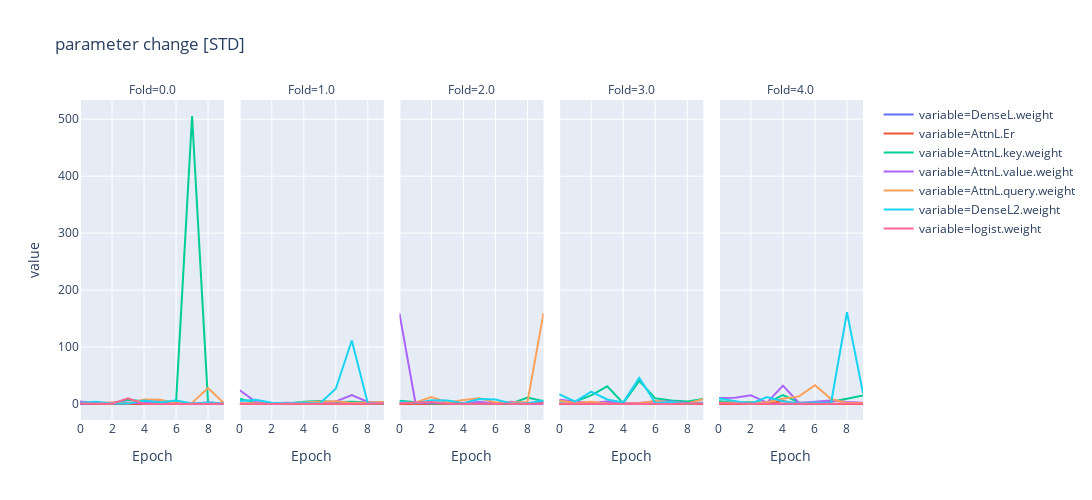

The notebook cell saved with this chart:
### Code cell
df2 = record_df['std']
df3 = pd.melt(df2, id_vars=['Fold', 'Epoch'], value_vars=df2.columns[2:])
px.line(df3, x="Epoch", y="value", color="variable", facet_col='Fold', width=2000, height=500, title='parameter change [STD]')

### Figure 1 — Plotly figure (JSON) as saved in the notebook; plotly's stock layout.template omitted (floating-point values rounded to 4 significant figures)
{"data": [{"hoverlabel": {"namelength": 0}, "hovertemplate": "variable=DenseL.weight<br>Fold=0.0<br>Epoch=%{x}<br>value=%{y}", "legendgroup": "variable=DenseL.weight", "line": {"color": "#636efa", "dash": "solid"}, "mode": "lines", "name": "variable=DenseL.weight", "showlegend": true, "type": "scatter", "x": [0, 1, 2, 3, 4, 5, 6, 7, 8, 9], "xaxis": "x", "y": [0, 0, 0, 0, 0, 0, 0, 0, 0, 0], "yaxis": "y"}, {"hoverlabel": {"namelength": 0}, "hovertemplate": "variable=DenseL.weight<br>Fold=1.0<br>Epoch=%{x}<br>value=%{y}", "legendgroup": "variable=DenseL.weight", "line": {"color": "#636efa", "dash": "solid"}, "mode": "lines", "name": "variable=DenseL.weight", "showlegend": false, "type": "scatter", "x": [0, 1, 2, 3, 4, 5, 6, 7, 8, 9], "xaxis": "x2", "y": [0, 0, 0, 0, 0, 0, 0, 0, 0, 0], "yaxis": "y2"}, {"hoverlabel": {"namelength": 0}, "hovertemplate": "variable=DenseL.weight<br>Fold=2.0<br>Epoch=%{x}<br>value=%{y}", "legendgroup": "variable=DenseL.weight", "line": {"color": "#636efa", "dash": "solid"}, "mode": "lines", "name": "variable=DenseL.weight", "showlegend": false, "type": "scatter", "x": [0, 1, 2, 3, 4, 5, 6, 7, 8, 9], "xaxis": "x3", "y": [0, 0, 0, 0, 0, 0, 0, 0, 0, 0], "yaxis": "y3"}, {"hoverlabel": {"namelength": 0}, "hovertemplate": "variable=DenseL.weight<br>Fold=3.0<br>Epoch=%{x}<br>value=%{y}", "legendgroup": "variable=DenseL.weight", "line": {"color": "#636efa", "dash": "solid"}, "mode": "lines", "name": "variable=DenseL.weight", "showlegend": false, "type": "scatter", "x": [0, 1, 2, 3, 4, 5, 6, 7, 8, 9], "xaxis": "x4", "y": [0, 0, 0, 0, 0, 0, 0, 0, 0, 0], "yaxis": "y4"}, {"hoverlabel": {"namelength": 0}, "hovertemplate": "variable=DenseL.weight<br>Fold=4.0<br>Epoch=%{x}<br>value=%{y}", "legendgroup": "variable=DenseL.weight", "line": {"color": "#636efa", "dash": "solid"}, "mode": "lines", "name": "variable=DenseL.weight", "showlegend": false, "type": "scatter", "x": [0, 1, 2, 3, 4, 5, 6, 7, 8, 9], "xaxis": "x5", "y": [0, 0, 0, 0, 0, 0, 0, 0, 0, 0], "yaxis": "y5"}, {"hoverlabel": {"namelength": 0}, "hovertemplate": "variable=AttnL.Er<br>Fold=0.0<br>Epoch=%{x}<br>value=%{y}", "legendgroup": "variable=AttnL.Er", "line": {"color": "#EF553B", "dash": "solid"}, "mode": "lines", "name": "variable=AttnL.Er", "showlegend": true, "type": "scatter", "x": [0, 1, 2, 3, 4, 5, 6, 7, 8, 9], "xaxis": "x", "y": [1.6, 0.1087, 0.3649, 0.08545, 0.1993, 0.1152, 0.8205, 0.2059, 0.1391, 0.2018], "yaxis": "y"}, {"hoverlabel": {"namelength": 0}, "hovertemplate": "variable=AttnL.Er<br>Fold=1.0<br>Epoch=%{x}<br>value=%{y}", "legendgroup": "variable=AttnL.Er", "line": {"color": "#EF553B", "dash": "solid"}, "mode": "lines", "name": "variable=AttnL.Er", "showlegend": false, "type": "scatter", "x": [0, 1, 2, 3, 4, 5, 6, 7, 8, 9], "xaxis": "x2", "y": [0.1295, 0.1503, 0.05824, 0.0402, 0.7682, 0.09479, 0.2225, 0.8226, 0.06942, 0.1649], "yaxis": "y2"}, {"hoverlabel": {"namelength": 0}, "hovertemplate": "variable=AttnL.Er<br>Fold=2.0<br>Epoch=%{x}<br>value=%{y}", "legendgroup": "variable=AttnL.Er", "line": {"color": "#EF553B", "dash": "solid"}, "mode": "lines", "name": "variable=AttnL.Er", "showlegend": false, "type": "scatter", "x": [0, 1, 2, 3, 4, 5, 6, 7, 8, 9], "xaxis": "x3", "y": [0.05077, 0.03702, 0.165, 0.2369, 0.05167, 0.213, 0.05645, 0.09404, 0.4066, 3.339], "yaxis": "y3"}, {"hoverlabel": {"namelength": 0}, "hovertemplate": "variable=AttnL.Er<br>Fold=3.0<br>Epoch=%{x}<br>value=%{y}", "legendgroup": "variable=AttnL.Er", "line": {"color": "#EF553B", "dash": "solid"}, "mode": "lines", "name": "variable=AttnL.Er", "showlegend": false, "type": "scatter", "x": [0, 1, 2, 3, 4, 5, 6, 7, 8, 9], "xaxis": "x4", "y": [0.05803, 0.2042, 0.05721, 1.286, 0.08337, 1.142, 0.04868, 0.09844, 0.09186, 0.08636], "yaxis": "y4"}, {"hoverlabel": {"namelength": 0}, "hovertemplate": "variable=AttnL.Er<br>Fold=4.0<br>Epoch=%{x}<br>value=%{y}", "legendgroup": "variable=AttnL.Er", "line": {"color": "#EF553B", "dash": "solid"}, "mode": "lines", "name": "variable=AttnL.Er", "showlegend": false, "type": "scatter", "x": [0, 1, 2, 3, 4, 5, 6, 7, 8, 9], "xaxis": "x5", "y": [0.1661, 0.6307, 0.1034, 0.1321, 5.357, 0.04827, 0.1467, 0.05141, 0.2973, 0.09233], "yaxis": "y5"}, {"hoverlabel": {"namelength": 0}, "hovertemplate": "variable=AttnL.key.weight<br>Fold=0.0<br>Epoch=%{x}<br>value=%{y}", "legendgroup": "variable=AttnL.key.weight", "line": {"color": "#00cc96", "dash": "solid"}, "mode": "lines", "name": "variable=AttnL.key.weight", "showlegend": true, "type": "scatter", "x": [0, 1, 2, 3, 4, 5, 6, 7, 8, 9], "xaxis": "x", "y": [2.9, 2.499, 1.287, 7.29, 4.286, 2.098, 2.379, 505.7, 2.642, 0.8758], "yaxis": "y"}, {"hoverlabel": {"namelength": 0}, "hovertemplate": "variable=AttnL.key.weight<br>Fold=1.0<br>Epoch=%{x}<br>value=%{y}", "legendgroup": "variable=AttnL.key.weight", "line": {"color": "#00cc96", "dash": "solid"}, "mode": "lines", "name": "variable=AttnL.key.weight", "showlegend": false, "type": "scatter", "x": [0, 1, 2, 3, 4, 5, 6, 7, 8, 9], "xaxis": "x2", "y": [9.375, 1.562, 0.8015, 0.8542, 3.755, 5.062, 3.336, 3.793, 2.708, 3.525], "yaxis": "y2"}, {"hoverlabel": {"namelength": 0}, "hovertemplate": "variable=AttnL.key.weight<br>Fold=2.0<br>Epoch=%{x}<br>value=%{y}", "legendgroup": "variable=AttnL.key.weight", "line": {"color": "#00cc96", "dash": "solid"}, "mode": "lines", "name": "variable=AttnL.key.weight", "showlegend": false, "type": "scatter", "x": [0, 1, 2, 3, 4, 5, 6, 7, 8, 9], "xaxis": "x3", "y": [5.495, 2.86, 0.8608, 1.178, 1.673, 1.004, 0.6809, 0.8097, 11.48, 4.932], "yaxis": "y3"}, {"hoverlabel": {"namelength": 0}, "hovertemplate": "variable=AttnL.key.weight<br>Fold=3.0<br>Epoch=%{x}<br>value=%{y}", "legendgroup": "variable=AttnL.key.weight", "line": {"color": "#00cc96", "dash": "solid"}, "mode": "lines", "name": "variable=AttnL.key.weight", "showlegend": false, "type": "scatter", "x": [0, 1, 2, 3, 4, 5, 6, 7, 8, 9], "xaxis": "x4", "y": [4.361, 4.59, 15.22, 31.03, 1.274, 40.55, 9.953, 6.285, 4.454, 8.979], "yaxis": "y4"}, {"hoverlabel": {"namelength": 0}, "hovertemplate": "variable=AttnL.key.weight<br>Fold=4.0<br>Epoch=%{x}<br>value=%{y}", "legendgroup": "variable=AttnL.key.weight", "line": {"color": "#00cc96", "dash": "solid"}, "mode": "lines", "name": "variable=AttnL.key.weight", "showlegend": false, "type": "scatter", "x": [0, 1, 2, 3, 4, 5, 6, 7, 8, 9], "xaxis": "x5", "y": [4.854, 2.569, 3.053, 1.995, 15.61, 2.734, 1.371, 4.062, 9.295, 15.11], "yaxis": "y5"}, {"hoverlabel": {"namelength": 0}, "hovertemplate": "variable=AttnL.value.weight<br>Fold=0.0<br>Epoch=%{x}<br>value=%{y}", "legendgroup": "variable=AttnL.value.weight", "line": {"color": "#ab63fa", "dash": "solid"}, "mode": "lines", "name": "variable=AttnL.value.weight", "showlegend": true, "type": "scatter", "x": [0, 1, 2, 3, 4, 5, 6, 7, 8, 9], "xaxis": "x", "y": [4.177, 1.362, 2.391, 2.598, 1.409, 6.151, 2.248, 0.6199, 2.494, 0.6564], "yaxis": "y"}, {"hoverlabel": {"namelength": 0}, "hovertemplate": "variable=AttnL.value.weight<br>Fold=1.0<br>Epoch=%{x}<br>value=%{y}", "legendgroup": "variable=AttnL.value.weight", "line": {"color": "#ab63fa", "dash": "solid"}, "mode": "lines", "name": "variable=AttnL.value.weight", "showlegend": false, "type": "scatter", "x": [0, 1, 2, 3, 4, 5, 6, 7, 8, 9], "xaxis": "x2", "y": [24.21, 3.686, 1.214, 2.389, 1.27, 3.243, 4.434, 15.73, 3.514, 1.448], "yaxis": "y2"}, {"hoverlabel": {"namelength": 0}, "hovertemplate": "variable=AttnL.value.weight<br>Fold=2.0<br>Epoch=%{x}<br>value=%{y}", "legendgroup": "variable=AttnL.value.weight", "line": {"color": "#ab63fa", "dash": "solid"}, "mode": "lines", "name": "variable=AttnL.value.weight", "showlegend": false, "type": "scatter", "x": [0, 1, 2, 3, 4, 5, 6, 7, 8, 9], "xaxis": "x3", "y": [159.1, 1.781, 2.126, 1.443, 1.844, 3.369, 1.425, 4.144, 1.369, 0.8653], "yaxis": "y3"}, {"hoverlabel": {"namelength": 0}, "hovertemplate": "variable=AttnL.value.weight<br>Fold=3.0<br>Epoch=%{x}<br>value=%{y}", "legendgroup": "variable=AttnL.value.weight", "line": {"color": "#ab63fa", "dash": "solid"}, "mode": "lines", "name": "variable=AttnL.value.weight", "showlegend": false, "type": "scatter", "x": [0, 1, 2, 3, 4, 5, 6, 7, 8, 9], "xaxis": "x4", "y": [7.459, 4.994, 1.633, 4.179, 0.8344, 1.804, 4.665, 4.344, 1.174, 2.372], "yaxis": "y4"}, {"hoverlabel": {"namelength": 0}, "hovertemplate": "variable=AttnL.value.weight<br>Fold=4.0<br>Epoch=%{x}<br>value=%{y}", "legendgroup": "variable=AttnL.value.weight", "line": {"color": "#ab63fa", "dash": "solid"}, "mode": "lines", "name": "variable=AttnL.value.weight", "showlegend": false, "type": "scatter", "x": [0, 1, 2, 3, 4, 5, 6, 7, 8, 9], "xaxis": "x5", "y": [10.51, 11.08, 15.26, 2.464, 32.17, 1.945, 3.771, 6.168, 3.674, 2.412], "yaxis": "y5"}, {"hoverlabel": {"namelength": 0}, "hovertemplate": "variable=AttnL.query.weight<br>Fold=0.0<br>Epoch=%{x}<br>value=%{y}", "legendgroup": "variable=AttnL.query.weight", "line": {"color": "#FFA15A", "dash": "solid"}, "mode": "lines", "name": "variable=AttnL.query.weight", "showlegend": true, "type": "scatter", "x": [0, 1, 2, 3, 4, 5, 6, 7, 8, 9], "xaxis": "x", "y": [2.098, 1.579, 2.479, 1.04, 7.748, 7.343, 1.401, 2.006, 28.04, 1.412], "yaxis": "y"}, {"hoverlabel": {"namelength": 0}, "hovertemplate": "variable=AttnL.query.weight<br>Fold=1.0<br>Epoch=%{x}<br>value=%{y}", "legendgroup": "variable=AttnL.query.weight", "line": {"color": "#FFA15A", "dash": "solid"}, "mode": "lines", "name": "variable=AttnL.query.weight", "showlegend": false, "type": "scatter", "x": [0, 1, 2, 3, 4, 5, 6, 7, 8, 9], "xaxis": "x2", "y": [1.255, 1.453, 1.71, 0.6652, 2.881, 3.481, 5.031, 1.684, 3.027, 3.425], "yaxis": "y2"}, {"hoverlabel": {"namelength": 0}, "hovertemplate": "variable=AttnL.query.weight<br>Fold=2.0<br>Epoch=%{x}<br>value=%{y}", "legendgroup": "variable=AttnL.query.weight", "line": {"color": "#FFA15A", "dash": "solid"}, "mode": "lines", "name": "variable=AttnL.query.weight", "showlegend": false, "type": "scatter", "x": [0, 1, 2, 3, 4, 5, 6, 7, 8, 9], "xaxis": "x3", "y": [1.653, 2.54, 12.0, 2.757, 6.868, 10.09, 2.732, 2.53, 3.719, 159.8], "yaxis": "y3"}, {"hoverlabel": {"namelength": 0}, "hovertemplate": "variable=AttnL.query.weight<br>Fold=3.0<br>Epoch=%{x}<br>value=%{y}", "legendgroup": "variable=AttnL.query.weight", "line": {"color": "#FFA15A", "dash": "solid"}, "mode": "lines", "name": "variable=AttnL.query.weight", "showlegend": false, "type": "scatter", "x": [0, 1, 2, 3, 4, 5, 6, 7, 8, 9], "xaxis": "x4", "y": [5.974, 1.621, 4.004, 1.095, 0.4121, 1.151, 5.133, 3.678, 0.9404, 8.345], "yaxis": "y4"}, {"hoverlabel": {"namelength": 0}, "hovertemplate": "variable=AttnL.query.weight<br>Fold=4.0<br>Epoch=%{x}<br>value=%{y}", "legendgroup": "variable=AttnL.query.weight", "line": {"color": "#FFA15A", "dash": "solid"}, "mode": "lines", "name": "variable=AttnL.query.weight", "showlegend": false, "type": "scatter", "x": [0, 1, 2, 3, 4, 5, 6, 7, 8, 9], "xaxis": "x5", "y": [1.936, 3.077, 0.9702, 3.191, 9.238, 13.35, 33.04, 8.789, 1.614, 1.645], "yaxis": "y5"}, {"hoverlabel": {"namelength": 0}, "hovertemplate": "variable=DenseL2.weight<br>Fold=0.0<br>Epoch=%{x}<br>value=%{y}", "legendgroup": "variable=DenseL2.weight", "line": {"color": "#19d3f3", "dash": "solid"}, "mode": "lines", "name": "variable=DenseL2.weight", "showlegend": true, "type": "scatter", "x": [0, 1, 2, 3, 4, 5, 6, 7, 8, 9], "xaxis": "x", "y": [2.016, 3.786, 0.9492, 0.6858, 6.324, 3.307, 6.217, 0.8068, 2.717, 1.052], "yaxis": "y"}, {"hoverlabel": {"namelength": 0}, "hovertemplate": "variable=DenseL2.weight<br>Fold=1.0<br>Epoch=%{x}<br>value=%{y}", "legendgroup": "variable=DenseL2.weight", "line": {"color": "#19d3f3", "dash": "solid"}, "mode": "lines", "name": "variable=DenseL2.weight", "showlegend": false, "type": "scatter", "x": [0, 1, 2, 3, 4, 5, 6, 7, 8, 9], "xaxis": "x2", "y": [5.471, 7.636, 2.155, 1.428, 2.451, 0.8026, 26.69, 111.5, 1.297, 1.483], "yaxis": "y2"}, {"hoverlabel": {"namelength": 0}, "hovertemplate": "variable=DenseL2.weight<br>Fold=2.0<br>Epoch=%{x}<br>value=%{y}", "legendgroup": "variable=DenseL2.weight", "line": {"color": "#19d3f3", "dash": "solid"}, "mode": "lines", "name": "variable=DenseL2.weight", "showlegend": false, "type": "scatter", "x": [0, 1, 2, 3, 4, 5, 6, 7, 8, 9], "xaxis": "x3", "y": [3.766, 1.16, 6.617, 6.136, 1.385, 8.706, 7.795, 0.8652, 1.125, 5.974], "yaxis": "y3"}, {"hoverlabel": {"namelength": 0}, "hovertemplate": "variable=DenseL2.weight<br>Fold=3.0<br>Epoch=%{x}<br>value=%{y}", "legendgroup": "variable=DenseL2.weight", "line": {"color": "#19d3f3", "dash": "solid"}, "mode": "lines", "name": "variable=DenseL2.weight", "showlegend": false, "type": "scatter", "x": [0, 1, 2, 3, 4, 5, 6, 7, 8, 9], "xaxis": "x4", "y": [17.11, 4.004, 21.62, 7.872, 2.8, 45.88, 2.302, 3.358, 0.6668, 2.136], "yaxis": "y4"}, {"hoverlabel": {"namelength": 0}, "hovertemplate": "variable=DenseL2.weight<br>Fold=4.0<br>Epoch=%{x}<br>value=%{y}", "legendgroup": "variable=DenseL2.weight", "line": {"color": "#19d3f3", "dash": "solid"}, "mode": "lines", "name": "variable=DenseL2.weight", "showlegend": false, "type": "scatter", "x": [0, 1, 2, 3, 4, 5, 6, 7, 8, 9], "xaxis": "x5", "y": [9.595, 5.396, 0.5956, 12.16, 4.7, 0.8716, 2.488, 1.106, 161.1, 19.02], "yaxis": "y5"}, {"hoverlabel": {"namelength": 0}, "hovertemplate": "variable=logist.weight<br>Fold=0.0<br>Epoch=%{x}<br>value=%{y}", "legendgroup": "variable=logist.weight", "line": {"color": "#FF6692", "dash": "solid"}, "mode": "lines", "name": "variable=logist.weight", "showlegend": true, "type": "scatter", "x": [0, 1, 2, 3, 4, 5, 6, 7, 8, 9], "xaxis": "x", "y": [0.8786, 0.6091, 0.564, 9.833, 0.2344, 0.1724, 0.13, 0.2748, 0.1225, 0.272], "yaxis": "y"}, {"hoverlabel": {"namelength": 0}, "hovertemplate": "variable=logist.weight<br>Fold=1.0<br>Epoch=%{x}<br>value=%{y}", "legendgroup": "variable=logist.weight", "line": {"color": "#FF6692", "dash": "solid"}, "mode": "lines", "name": "variable=logist.weight", "showlegend": false, "type": "scatter", "x": [0, 1, 2, 3, 4, 5, 6, 7, 8, 9], "xaxis": "x2", "y": [0.357, 0.8875, 0.1323, 0.4092, 0.3783, 0.1457, 0.2022, 0.09593, 0.4716, 1.838], "yaxis": "y2"}, {"hoverlabel": {"namelength": 0}, "hovertemplate": "variable=logist.weight<br>Fold=2.0<br>Epoch=%{x}<br>value=%{y}", "legendgroup": "variable=logist.weight", "line": {"color": "#FF6692", "dash": "solid"}, "mode": "lines", "name": "variable=logist.weight", "showlegend": false, "type": "scatter", "x": [0, 1, 2, 3, 4, 5, 6, 7, 8, 9], "xaxis": "x3", "y": [1.208, 2.848, 3.397, 0.2827, 0.2399, 0.4388, 0.1827, 0.1333, 1.264, 0.3437], "yaxis": "y3"}, {"hoverlabel": {"namelength": 0}, "hovertemplate": "variable=logist.weight<br>Fold=3.0<br>Epoch=%{x}<br>value=%{y}", "legendgroup": "variable=logist.weight", "line": {"color": "#FF6692", "dash": "solid"}, "mode": "lines", "name": "variable=logist.weight", "showlegend": false, "type": "scatter", "x": [0, 1, 2, 3, 4, 5, 6, 7, 8, 9], "xaxis": "x4", "y": [0.6135, 0.4267, 0.1995, 0.2792, 0.2064, 0.5154, 0.2391, 0.1249, 1.309, 1.042], "yaxis": "y4"}, {"hoverlabel": {"namelength": 0}, "hovertemplate": "variable=logist.weight<br>Fold=4.0<br>Epoch=%{x}<br>value=%{y}", "legendgroup": "variable=logist.weight", "line": {"color": "#FF6692", "dash": "solid"}, "mode": "lines", "name": "variable=logist.weight", "showlegend": false, "type": "scatter", "x": [0, 1, 2, 3, 4, 5, 6, 7, 8, 9], "xaxis": "x5", "y": [1.22, 0.2126, 0.3134, 0.3289, 0.6404, 0.8711, 0.9225, 0.3049, 0.6579, 0.7503], "yaxis": "y5"}], "layout": {"annotations": [{"font": {}, "showarrow": false, "text": "Fold=0.0", "x": 0.092, "xanchor": "center", "xref": "paper", "y": 1, "yanchor": "bottom", "yref": "paper"}, {"font": {}, "showarrow": false, "text": "Fold=1.0", "x": 0.296, "xanchor": "center", "xref": "paper", "y": 1, "yanchor": "bottom", "yref": "paper"}, {"font": {}, "showarrow": false, "text": "Fold=2.0", "x": 0.5, "xanchor": "center", "xref": "paper", "y": 1, "yanchor": "bottom", "yref": "paper"}, {"font": {}, "showarrow": false, "text": "Fold=3.0", "x": 0.704, "xanchor": "center", "xref": "paper", "y": 1, "yanchor": "bottom", "yref": "paper"}, {"font": {}, "showarrow": false, "text": "Fold=4.0", "x": 0.908, "xanchor": "center", "xref": "paper", "y": 1, "yanchor": "bottom", "yref": "paper"}], "height": 500, "legend": {"tracegroupgap": 0}, "title": {"text": "parameter change [STD]"}, "width": 2000, "xaxis": {"anchor": "y", "domain": [0, 0.184], "title": {"text": "Epoch"}}, "xaxis2": {"anchor": "y2", "domain": [0.204, 0.388], "matches": "x", "title": {"text": "Epoch"}}, "xaxis3": {"anchor": "y3", "domain": [0.408, 0.592], "matches": "x", "title": {"text": "Epoch"}}, "xaxis4": {"anchor": "y4", "domain": [0.612, 0.796], "matches": "x", "title": {"text": "Epoch"}}, "xaxis5": {"anchor": "y5", "domain": [0.816, 1], "matches": "x", "title": {"text": "Epoch"}}, "yaxis": {"anchor": "x", "domain": [0, 1], "title": {"text": "value"}}, "yaxis2": {"anchor": "x2", "domain": [0, 1], "matches": "y", "showticklabels": false}, "yaxis3": {"anchor": "x3", "domain": [0, 1], "matches": "y", "showticklabels": false}, "yaxis4": {"anchor": "x4", "domain": [0, 1], "matches": "y", "showticklabels": false}, "yaxis5": {"anchor": "x5", "domain": [0, 1], "matches": "y", "showticklabels": false}}}
